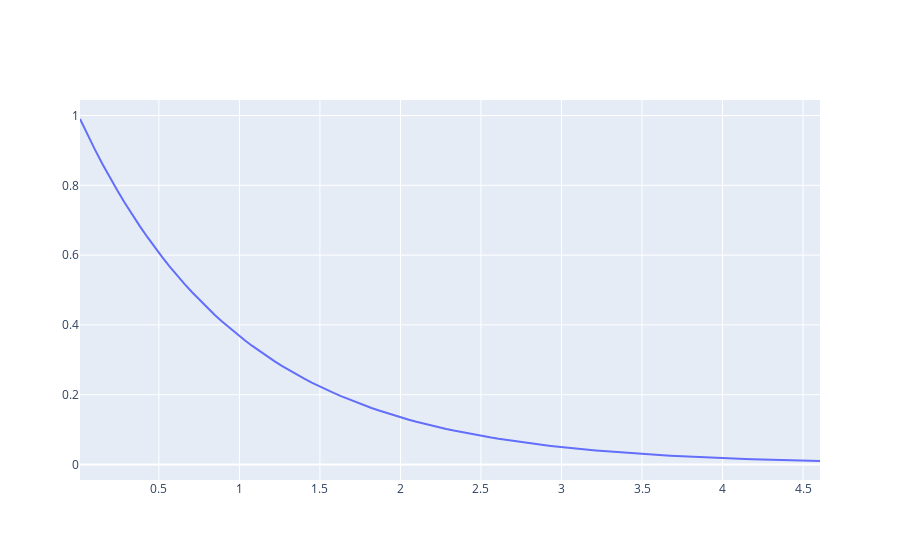

The code cell stored with this chart in its notebook:
### Code cell
#Exponencial
from scipy.stats import expon
x = np.linspace(expon.ppf(0.01),
                expon.ppf(0.99),100)

Lambda = 1
fig = go.Figure()
fig.add_trace(go.Scatter(x=x, y=Lambda*expon.pdf(Lambda*x),
                         mode = 'lines',
                         name = ''))

fig.show()
